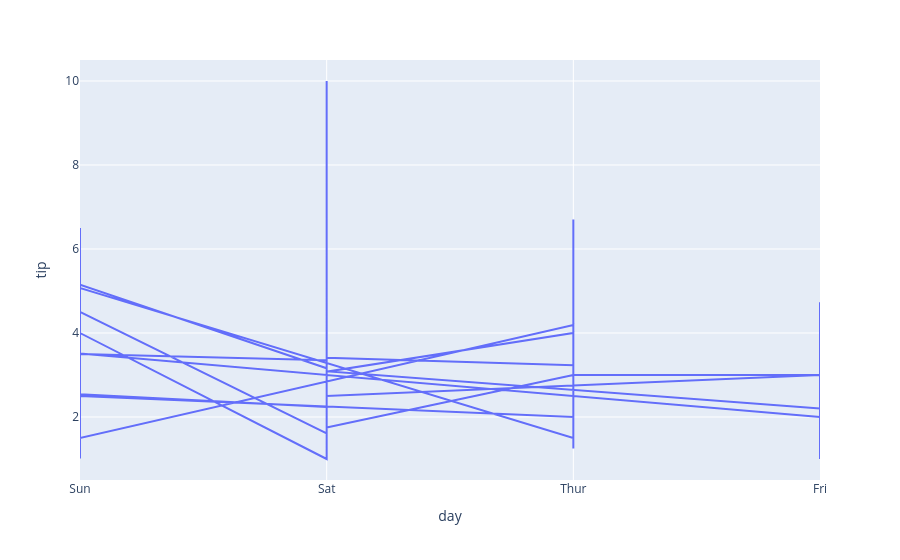

Source (notebook cell):
### Code cell
px.line(df, x='day', y='tip')

### Figure 1 — Plotly figure (JSON) as saved in the notebook; plotly's stock layout.template omitted (floating-point values rounded to 4 significant figures; data arrays with more than 128 entries replaced by an {"elided": "..."} marker saying what was removed)
{"data": [{"hovertemplate": "day=%{x}<br>tip=%{y}<extra></extra>", "legendgroup": "", "line": {"color": "#636efa", "dash": "solid"}, "marker": {"symbol": "circle"}, "mode": "lines", "name": "", "orientation": "v", "showlegend": false, "type": "scatter", "x": {"elided": "244 str values"}, "xaxis": "x", "y": {"elided": "244 float values"}, "yaxis": "y"}], "layout": {"legend": {"tracegroupgap": 0}, "margin": {"t": 60}, "xaxis": {"anchor": "y", "domain": [0, 1], "title": {"text": "day"}}, "yaxis": {"anchor": "x", "domain": [0, 1], "title": {"text": "tip"}}}}
